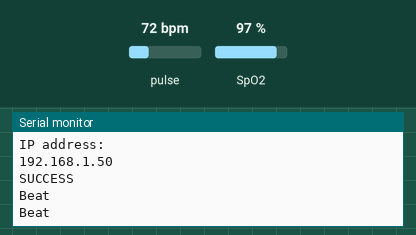
A program run on a simulated ESP8266 (NodeMCU). Parts: the last lines printed to the serial monitor. The test bench sets the inputs (shaded band); at power-on: pulse 72 bpm, SpO2 97 %. WiFi joins after 1.5 s; servers stay silent unless stated; random numbers use the default seed unless the program sets one; no MQTT or app messages arrive unless stated.

Above: at 2.7 s.
2.8 s: pulse set to 130 bpm
At 5.34 s:
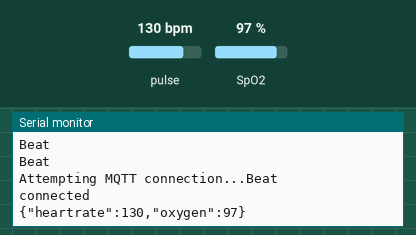
6.5 s: SpO2 set to 80 %
At 7.9 s:
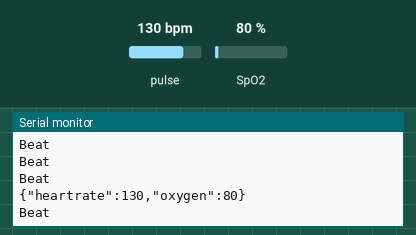
8.0 s: pulse set to 42 bpm
At 9.9 s:
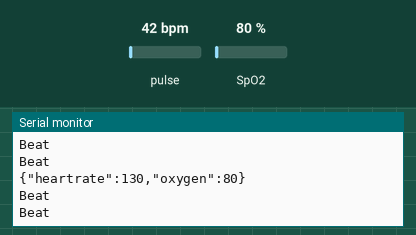

The program:

main.cpp
```cpp
#include <ESP8266WiFi.h>
#include <PubSubClient.h>
#include <Wire.h>
#include "MAX30100_PulseOximeter.h"
#include <ArduinoJson.h>
#include <TaskScheduler.h>
#include <Ticker.h>

Ticker timer1;
volatile int flag_send;

#define MSG_BUFFER_SIZE	100
#define REPORTING_PERIOD 5000

uint32_t tsLastReport = 0;
const char* ssid = "....";
const char* password = "....";
const char* mqtt_server = "....";
const int mqtt_port = 1883;

DynamicJsonDocument doc(255);
char buff[250];

WiFiClient espClient;
PubSubClient client(espClient);

unsigned long lastMsg = 0;

int value = 0;
int count = 0;

void reconnect() {
  // Loop until we're reconnected
  while (!client.connected()) {
    Serial.print("Attempting MQTT connection...");
    // Create a random client ID
    String clientId = "ESP8266Client-";
    clientId += String(random(0xffff), HEX);
    // Attempt to connect
    if (client.connect(clientId.c_str())) {
      Serial.println("connected");
      // Once connected, publish an announcement...
      client.publish("outTopic", "hello world");
    } else {
      Serial.print("failed, rc=");
      Serial.print(client.state());
      Serial.println(" try again in 5 seconds");
      // Wait 5 seconds before retrying
      delay(5000);
    }
  }
}

void onBeatDetected() {
    count++;
    Serial.println("Beat");
}

void setup_wifi() {

  delay(10);
  // We start by connecting to a WiFi network
  Serial.println();
  Serial.print("Connecting to ");
  Serial.println(ssid);

  WiFi.mode(WIFI_STA);
  WiFi.begin(ssid, password);

  while (WiFi.status() != WL_CONNECTED) {
    delay(500);
    Serial.print(".");
  }

  randomSeed(micros());

  Serial.println("");
  Serial.println("WiFi connected");
  Serial.println("IP address: ");
  Serial.println(WiFi.localIP());
}

void callback(char* topic, byte* payload, unsigned int length) {
  Serial.print("Message arrived [");
  Serial.print(topic);
  Serial.print("] ");
  for (int i = 0; i < length; i++) {
    Serial.print((char)payload[i]);
  }
}

PulseOximeter sensor;

void ICACHE_RAM_ATTR onTime() {
	sensor.update();
}

void setup() {
  Serial.begin(115200);
  setup_wifi();
  client.setServer(mqtt_server, mqtt_port);
  client.setCallback(callback);
  // Config BioHub
  if (!sensor.begin()) {
        Serial.println("FAILED");
        for(;;);
    } else {
        Serial.println("SUCCESS");
    }
  sensor.setIRLedCurrent(MAX30100_LED_CURR_11MA);
  sensor.setOnBeatDetectedCallback(onBeatDetected);
  // End Config Bio
  timer1_attachInterrupt(onTime); // Add ISR Function
	timer1_enable(TIM_DIV16, TIM_EDGE, TIM_LOOP);
  timer1_write(500000);
}

void loop() {
  yield();
  if((millis()-tsLastReport)>REPORTING_PERIOD){
    if (count>3){
    if (!client.connected()) {
      reconnect();
    }
    doc["heartrate"] = sensor.getHeartRate();
    doc["oxygen"] = sensor.getSpO2();
    serializeJson(doc,buff);
    Serial.println(buff);
    client.publish("Device/BO",buff);
    client.loop();
    count=0;
    }
  }
}
```

Measured:
- after the input at 2.8 s, the serial monitor: prints a new line after 2.2 s (image 1)
- after the input at 6.5 s, the serial monitor: prints a new line after 0.51 s (image 2)
